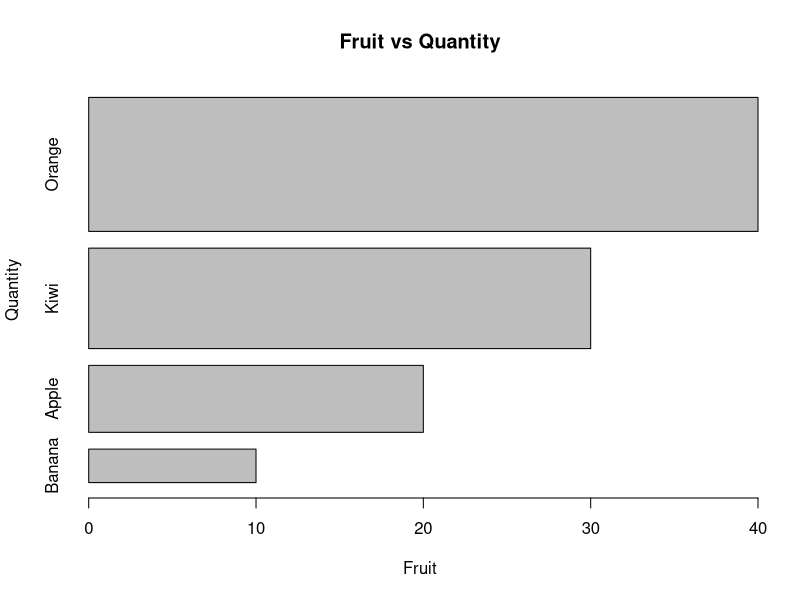

This figure's R source:
x <- c("Banana", "Apple", "Kiwi", "Orange")

y <- c(10, 20, 30, 40)

barplot(y,names.arg=x,main="Fruit vs Quantity",xlab="Fruit",ylab="Quantity",width=c(1,2,3,4),horiz=TRUE)

# y = height
# col
